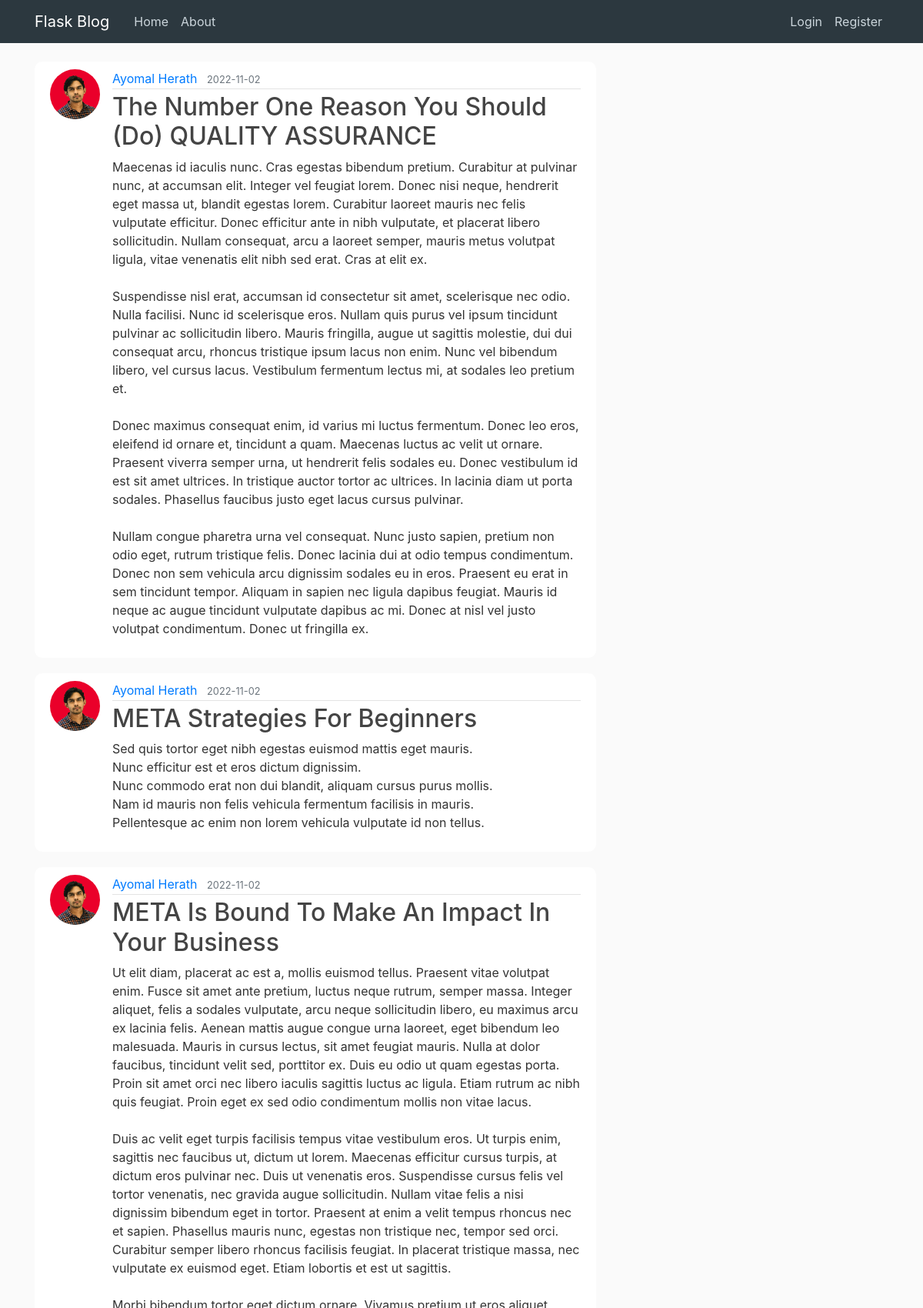
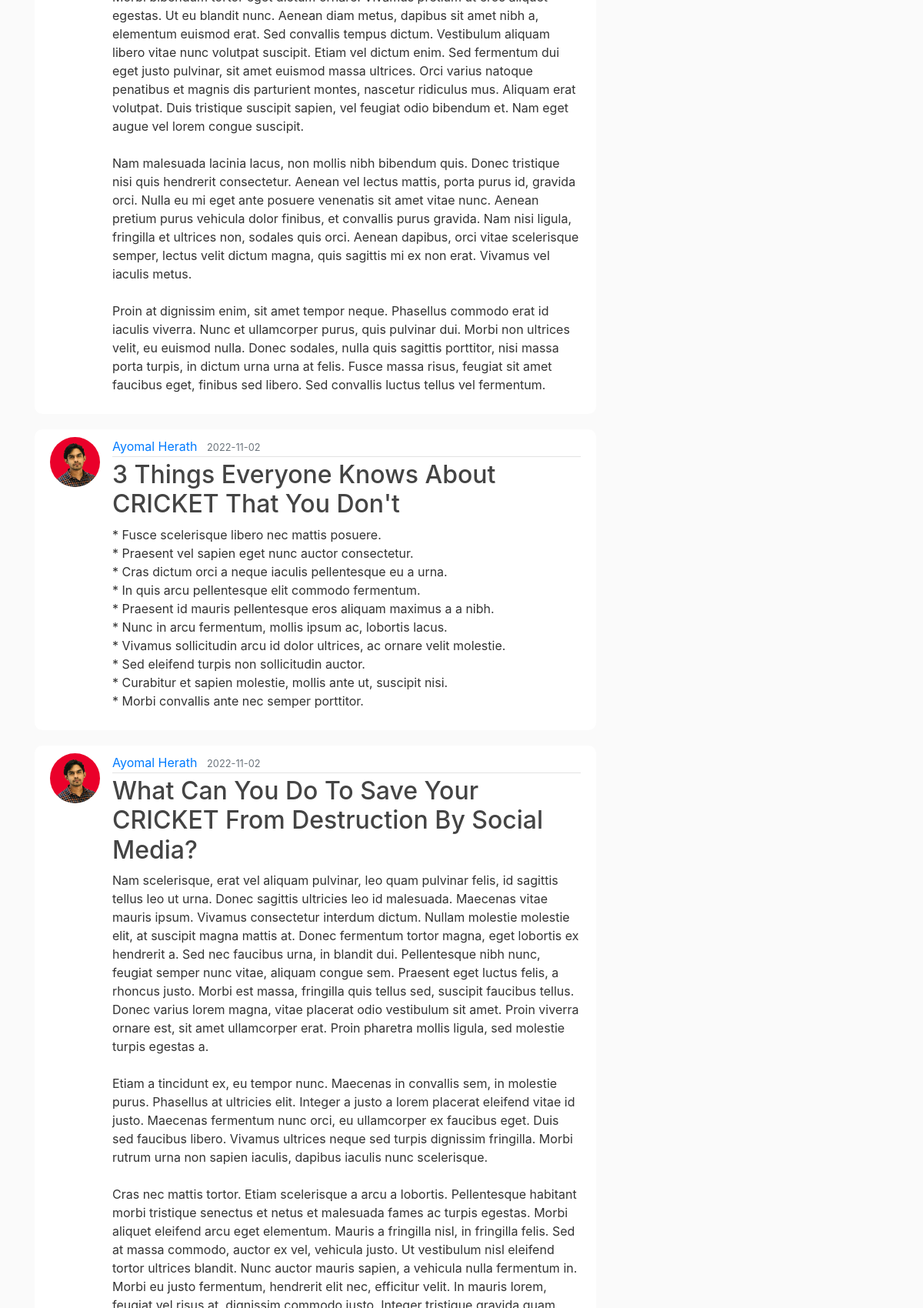
The page /home (upper part) on the database its author committed (2 pictures, top to bottom).
### blog/models.py (models this page shows, shortened)
class Post(db.Model):
    id = db.Column(db.Integer, primary_key=True)
    title = db.Column(db.String(100), nullable=False)
    date_posted = db.Column(db.DateTime, nullable=False, default=datetime.utcnow)
    content = db.Column(db.Text, nullable=False)
    user_id = db.Column(db.Integer, db.ForeignKey('user.id'), nullable=False)

class User(db.Model, UserMixin):
    id = db.Column(db.Integer, primary_key=True)
    username = db.Column(db.String(20), unique=True, nullable=False)
    email = db.Column(db.String(120), unique=True, nullable=False)
    image_file = db.Column(db.String(20), nullable=False, default='default.jpg')
    password = db.Column(db.String(60), nullable=False)
    posts = db.relationship('Post', backref='author', lazy=True)

### blog/routes.py (the view)
@app.route("/")
@app.route("/home")
def home():
    page = request.args.get('page', 1, type=int)
    posts = Post.query.order_by(Post.date_posted.desc()).paginate(page=page, per_page=5)#pagination and post order
    return render_template('home.html', posts=posts)

### blog/templates/home.html
{% extends "layout.html" %}
{% block content %}
    {% for post in posts %}
        <article class="media content-section">
            <img src="{{ url_for('static', filename='profile_pics/' + post.author.image_file)}}" class="rounded-circle article-img" alt="">
            <div class="media-body">
            <div class="article-metadata">
                <a class="mr-2" href="#">{{ post.author.username }}</a>
                <small class="text-muted">{{ post.date_posted.strftime('%Y-%m-%d') }}</small>
            </div>
            <h2><a class="article-title" href="{{ url_for('post', post_id=post.id)}}">{{ post.title }}</a></h2>
            <p class="article-content">{{ post.content }}</p>
            </div>
        </article>
    {% endfor %}
{% endblock content %}

### blog/templates/layout.html (shortened to what this page needs)
<!DOCTYPE html>
<html lang="en">
<head>
     <link rel="stylesheet" href="https://cdn.jsdelivr.net/npm/bootstrap@4.3.1/dist/css/bootstrap.min.css">
     <link rel="stylesheet" type="text/css" href="{{ url_for('static', filename='main.css') }}">
</head>
<body>
    <header class="site-header">
        <nav class="navbar navbar-expand-md navbar-dark bg-steel fixed-top">
          <div class="container">
            <a class="navbar-brand mr-4" href="/">Flask Blog</a>
            <div class="collapse navbar-collapse" id="navbarToggle">
              <div class="navbar-nav mr-auto">
                <a class="nav-item nav-link" href="{{url_for('home')}}">Home</a>
                <a class="nav-item nav-link" href="{{url_for('about')}}">About</a>
              </div>
              <div class="navbar-nav">
                {% if current_user.is_authenticated %}
                  <a class="nav-item nav-link" href="{{url_for('new_post')}}">New Post</a>
                  <a class="nav-item nav-link" href="{{url_for('account')}}">Account</a>
                  <a class="nav-item nav-link" href="{{url_for('logout')}}">Logout</a>
                {% else %}
                  <a class="nav-item nav-link" href="{{url_for('login')}}">Login</a>
                  <a class="nav-item nav-link" href="{{url_for('register')}}">Register</a>
                {% endif %}
              </div>
            </div>
          </div>
        </nav>
      </header>
      <main role="main" class="container">
        <div class="row">
          <div class="col-md-8">
            {% block content %}{% endblock %}
          </div>
        </div>
      </main>
</body>
</html>

### blog/static/main.css (style rules this page uses)
body { background: #fafafa; color: #333333; margin-top: 5rem; }
h1, h2, h3, h4, h5, h6 { color: #444444; }
.bg-steel { background-color: #2c383f; }
.site-header .navbar-nav .nav-link { color: #cbd5db; }
.content-section { background: #ffffff; padding: 10px 20px; border-radius: 10px; margin-bottom: 20px; }
.article-title { color: #444444; }
.article-content { white-space: pre-line; }
.article-img { height: 65px; width: 65px; margin-right: 16px; }
.article-metadata { padding-bottom: 1px; margin-bottom: 4px; border-bottom: 1px solid #e3e3e3 }

### rows shown on the page
Post: image_file (picture), author.username "Ayomal Herath", date_posted "2022-11-02", title "The Number One Reason You Should (Do) QUALITY ASSURANCE", content "Maecenas id iaculis nunc. Cras egestas bibendum pretium. Curabitur at pulvinar nunc, at accumsan elit. Integer vel feugiat lorem. Donec nisi neque, hendrerit eget massa ut, blandit egestas lorem. Curabitur laoreet mauris nec felis vulputate efficitur. Donec efficitur ante in nibh vulputate, et placerat libero sollicitudin. Nullam consequat, arcu a laoreet semper, mauris metus volutpat ligula, vitae venenatis elit nibh sed erat. Cras at elit ex. Suspendisse nisl erat, accumsan id consectetur sit amet, scelerisque nec odio. Nulla facilisi. Nunc id scelerisque eros. Nullam quis purus vel ipsum tincidunt pulvinar ac sollicitudin libero. Mauris fringilla, augue ut sagittis molestie, dui dui…"
Post: image_file (picture), author.username "Ayomal Herath", date_posted "2022-11-02", title "META Strategies For Beginners", content "Sed quis tortor eget nibh egestas euismod mattis eget mauris. Nunc efficitur est et eros dictum dignissim. Nunc commodo erat non dui blandit, aliquam cursus purus mollis. Nam id mauris non felis vehicula fermentum facilisis in mauris. Pellentesque ac enim non lorem vehicula vulputate id non tellus."
Post: image_file (picture), author.username "Ayomal Herath", date_posted "2022-11-02", title "META Is Bound To Make An Impact In Your Business", content "Ut elit diam, placerat ac est a, mollis euismod tellus. Praesent vitae volutpat enim. Fusce sit amet ante pretium, luctus neque rutrum, semper massa. Integer aliquet, felis a sodales vulputate, arcu neque sollicitudin libero, eu maximus arcu ex lacinia felis. Aenean mattis augue congue urna laoreet, eget bibendum leo malesuada. Mauris in cursus lectus, sit amet feugiat mauris. Nulla at dolor faucibus, tincidunt velit sed, porttitor ex. Duis eu odio ut quam egestas porta. Proin sit amet orci nec libero iaculis sagittis luctus ac ligula. Etiam rutrum ac nibh quis feugiat. Proin eget ex sed odio condimentum mollis non vitae lacus. Duis ac velit eget turpis facilisis tempus vitae vestibulum…"
Post: image_file (picture), author.username "Ayomal Herath", date_posted "2022-11-02", title "3 Things Everyone Knows About CRICKET That You Don't", content "* Fusce scelerisque libero nec mattis posuere. * Praesent vel sapien eget nunc auctor consectetur. * Cras dictum orci a neque iaculis pellentesque eu a urna. * In quis arcu pellentesque elit commodo fermentum. * Praesent id mauris pellentesque eros aliquam maximus a a nibh. * Nunc in arcu fermentum, mollis ipsum ac, lobortis lacus. * Vivamus sollicitudin arcu id dolor ultrices, ac ornare velit molestie. * Sed eleifend turpis non sollicitudin auctor. * Curabitur et sapien molestie, mollis ante ut, suscipit nisi. * Morbi convallis ante nec semper porttitor."
Post: image_file (picture), author.username "Ayomal Herath", date_posted "2022-11-02", title "What Can You Do To Save Your CRICKET From Destruction By Social Media?"
